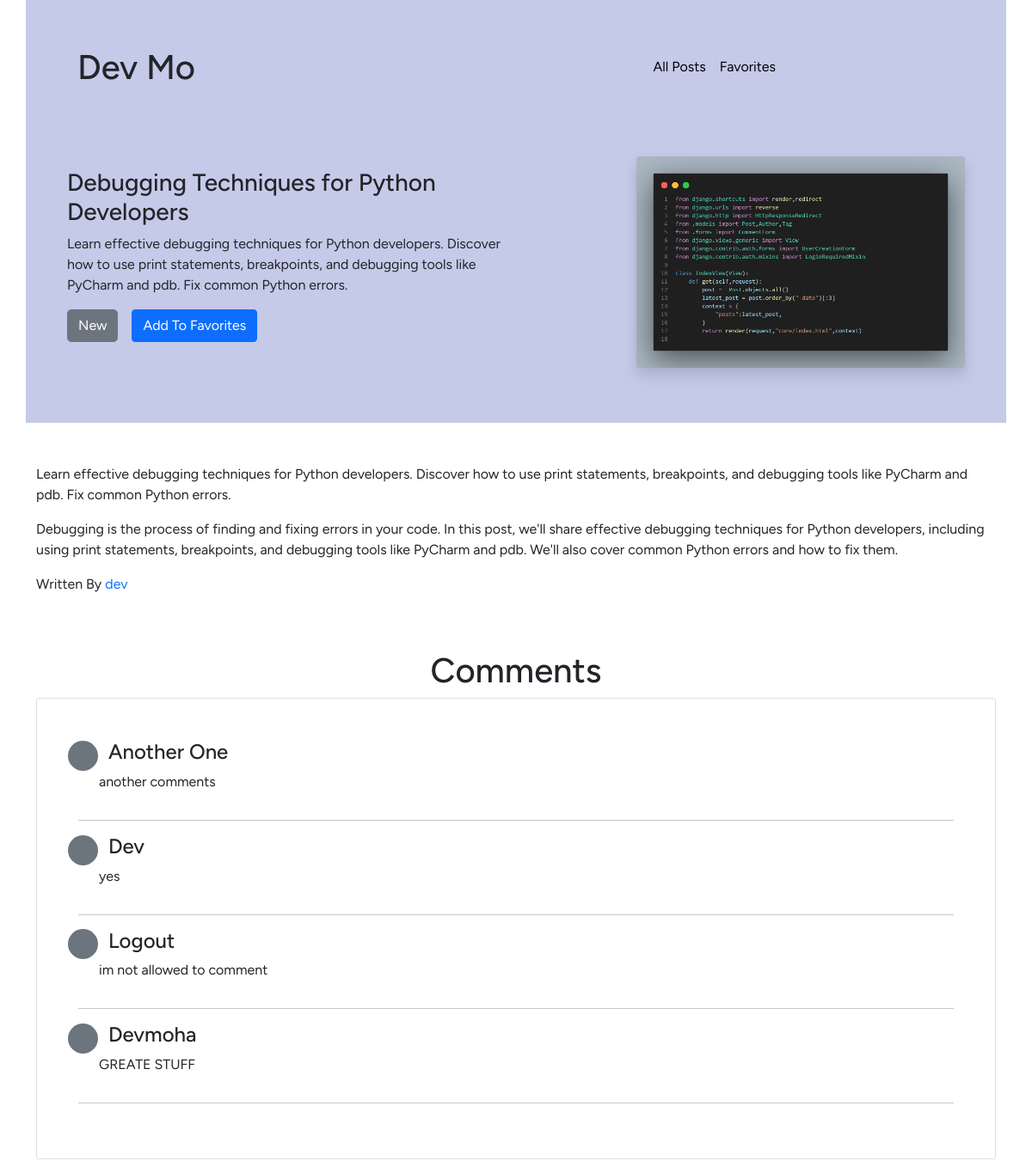
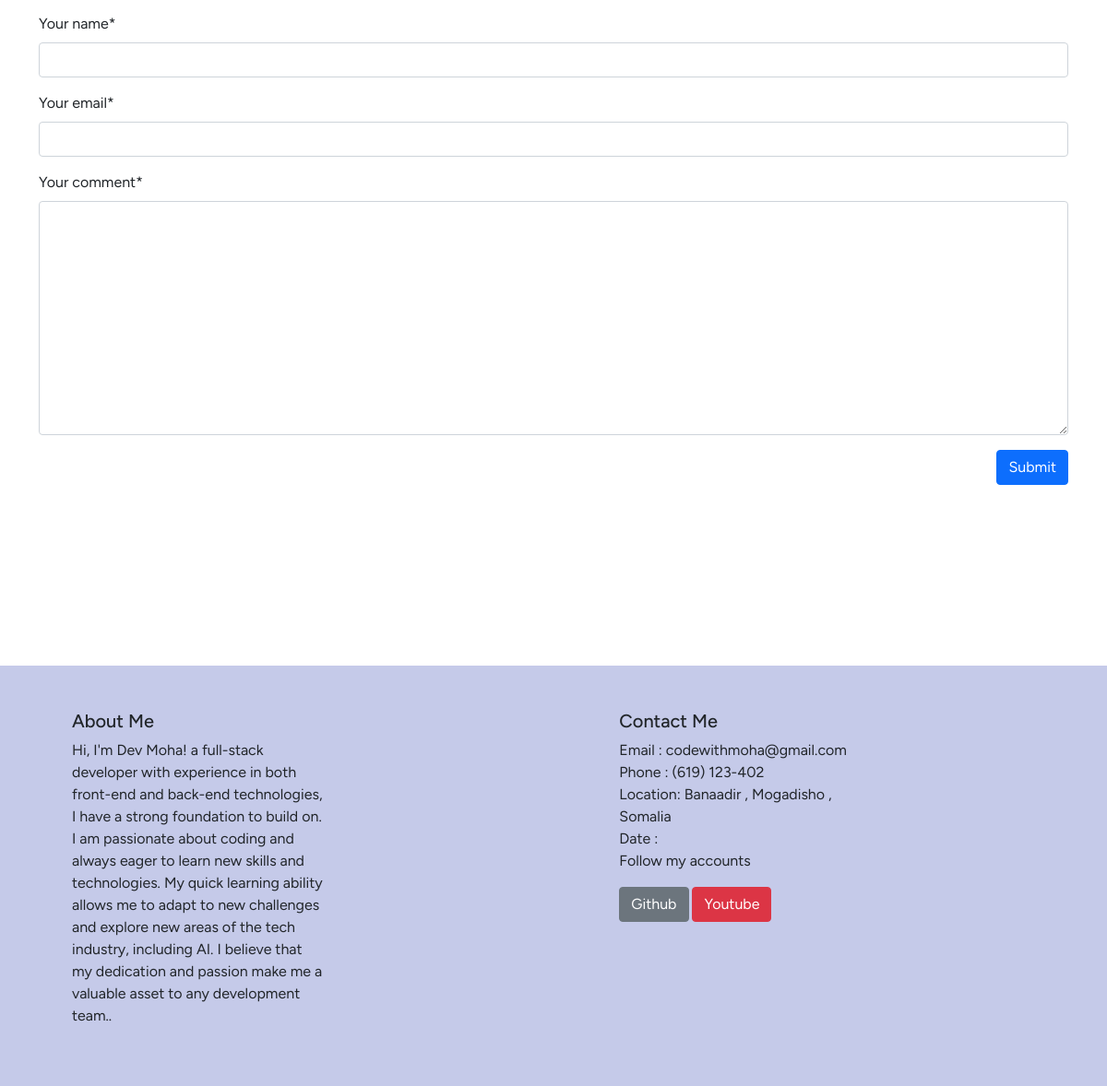
The page /posts/debugging-techniques-for-python-developers (signed in) on the database its author committed (2 pictures, top to bottom).
### core/models.py (models this page shows, shortened)
class Post(models.Model):
    title= models.CharField(max_length=100)
    excerpt = models.CharField(max_length=250)
    image = models.ImageField(upload_to='posts',null=True)
    content = models.TextField()
    author = models.ForeignKey(Author,on_delete=models.CASCADE , related_name="posts")
    tags = models.ManyToManyField(Tag,related_name='posts')
    date = models.DateField( auto_now=True)
    slug = models.SlugField(null=True)
    def get_absolute_url(self):
        return reverse("post_detail", args=[self.slug])

class Tag(models.Model):
    captions = models.CharField(max_length=100)
    def get_absolute_url(self):
        return reverse("tag_detail", args=[self.captions])

class Author(models.Model):
    first_name = models.CharField(max_length=100)
    last_name = models.CharField(max_length=100)
    email_address = models.EmailField()
    def get_absolute_url(self):
        return reverse("author_detail", args=[self.first_name])
    def __str__(self):
        return self.first_name

class Comment(models.Model):
    username = models.CharField(max_length=100)
    email_address = models.EmailField()
    text = models.TextField(max_length=400)
    post = models.ForeignKey(Post,on_delete=models.CASCADE,related_name="comments")

### core/views.py (the view, shortened to what this page needs)
# urls.py: path('posts/<slug:slug>',views.PostDetailView.as_view(),name="post_detail"),
class PostDetailView(LoginRequiredMixin, View):
    def get(self,request,slug):
        post = Post.objects.get(slug=slug)
        post_id = post.id
        stored_posts = request.session.get('stored_posts')
        is_stored = False
        if stored_posts is not None:
            is_stored = post_id in stored_posts
        tags = post.tags.all()
        form = CommentForm
        context = {
            "post":post,
            "tags":tags,
            "form":form,
            "comments":post.comments.all().order_by("-id"),
            "is_stored":is_stored
        }
        return render(request,"core/post_detail.html",context)

### core/templates/core/post_detail.html (shortened to what this page needs)
{% extends 'base.html' %}
{% block content %}
{% include 'core/include/post_detail-hero.html' %}
{% include 'core/include/post_detail-body.html' %}
{% include 'core/include/comments.html' %}
</div>
{% endblock content %}

### core/templates/core/include/post_detail-hero.html (shortened to what this page needs)
<div style="background: #C5CAE9;" class="container p-5">
    {% include 'core/include/nav.html' %}
    <div class="row justify-content-round align-items-center">
        <div class="col-lg-6">
            <h3> {{post.title}} </h3>
            <p> {{post.excerpt}} </p>
            <div class="d-flex">
                <div>
                    {% if tags %}
                    {% for tag in tags %}
                        <p
                            role ="button"
                            hx-get="{{tag.get_absolute_url}}"
                            hx-push-url="true"
                            hx-target="body"
                            hx-swap="outerHtml"
                            class="btn btn-secondary text-center rounded-3 text-white " >{{tag.captions}}
                        </p>
                            {% endfor %}
                    {% else %}
                            <p>no tags</p>
                    {% endif %}
                </div>
                <div>
                    {% if user.is_authenticated %}
                    <form
                        hx-post="{% url 'favorites' %}"
                        hx-push-url="true"
                        hx-target="body"
                        hx-swap="outerHtml">
                        {% if is_stored %}
                            <a
                            hx-post="{% url 'remove-favorites' post.id %}"
                            hx-push-url="true"
                            hx-target="body"
                            hx-swap="outerHtml"
                            class="btn btn-danger mx-3">Remove Favorites</a>
                        {% else %}
                        <button type="Submit" class="btn btn-primary mx-3">Add To Favorites</button>
                        {% endif %}
                        </form>
                    {% endif %}
                    </div>
            </div>
        </div>
        <div class="col">
            {% if post.image %}
                <img class="float-lg-end w-75 shadow rounded my-3 " src="{{post.image.url}}  " alt="JPG">
            {% else %}
                <img src="" alt="No image Found">
            {% endif %}
        </div>
    </div>
</div>

### core/templates/core/include/post_detail-body.html (shortened to what this page needs)
<section class="container py-5">
    <p> {{post.excerpt}} </p>
    <p> {{post.content}} </p>
    <p
        role ="button"
        hx-get="{{post.author.get_absolute_url}}"
        hx-push-url="true"
        hx-target="body"
        hx-swap="outerHtml">
        Written By
        <span class = "text-primary">{{post.author}}</span>
    </p>
</section>

### core/templates/core/include/comments.html (shortened to what this page needs)
{%load crispy_forms_tags%}
{% load static %}
<div class="container  " style="margin-bottom:250px">
<h1 class="text-center">Comments</h1>
<ul class="card p-5 list-unstyled" >
    {% for comment in comments %}
        <li class'card-body'>
            <div class="row justify-content-center align-items-center">
                <div  class="col-2 bg-secondary rounded-circle" style="width: 35px; height: 35px;"></div>
                <h4 class="col text-capitalize"> {{comment.username}} </h4>
            </div>
            <p class="mx-4"> {{comment.text}} </p>
        </li>
        <hr>
    {% endfor %}
</ul>
{% if user.is_authenticated %}
<form
    hx-post="{{post.get_absolute_url}}"
    hx-push-url="true"
    hx-target="body"
    hx-swap="outerHtml">
    {{form|crispy}}
    <button class="btn btn-primary  float-end">Submit</button>
</form>
{% endif %}
</div>

### rows shown on the page
Post: title "Debugging Techniques for Python Developers", excerpt "Learn effective debugging techniques for Python developers. Discover how to use print statements, breakpoints, and debugging tools like PyCharm and pdb. Fix common Python errors.", image (picture), content "Debugging is the process of finding and fixing errors in your code. In this post, we'll share effective debugging techniques for Python developers, including using print statements, breakpoints, and debugging tools like PyCharm and pdb. We'll also cover common Python errors and how to fix them.", author "dev"
Tag: captions "New"
Comment: username "Another One", text "another comments"
Comment: username "Dev", text "yes"
Comment: username "Logout", text "im not allowed to comment"
Comment: username "Devmoha", text "GREATE STUFF"
